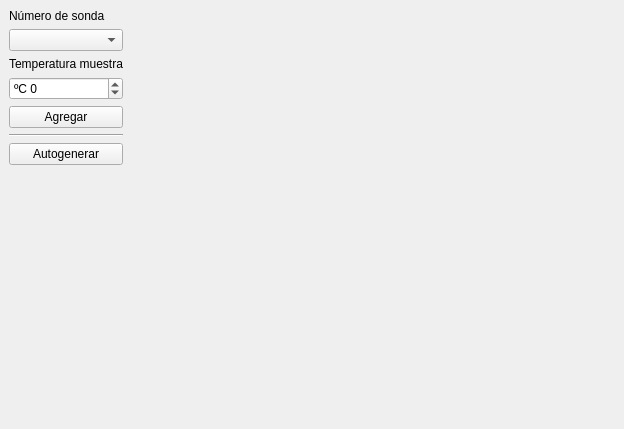
<?xml version="1.0" encoding="UTF-8"?>
<ui version="4.0">
 <class>MainWindow</class>
 <widget class="QMainWindow" name="MainWindow">
  <property name="geometry">
   <rect>
    <x>0</x>
    <y>0</y>
    <width>624</width>
    <height>429</height>
   </rect>
  </property>
  <property name="sizePolicy">
   <sizepolicy hsizetype="Preferred" vsizetype="Preferred">
    <horstretch>0</horstretch>
    <verstretch>0</verstretch>
   </sizepolicy>
  </property>
  <property name="windowTitle">
   <string>MainWindow</string>
  </property>
  <widget class="QWidget" name="centralwidget">
   <layout class="QHBoxLayout" name="horizontalLayout_3">
    <item>
     <layout class="QVBoxLayout" name="verticalLayout">
      <item>
       <widget class="QLabel" name="label_2">
        <property name="text">
         <string>Número de sonda</string>
        </property>
       </widget>
      </item>
      <item>
       <widget class="QComboBox" name="comboBox">
        <property name="placeholderText">
         <string/>
        </property>
       </widget>
      </item>
      <item>
       <widget class="QLabel" name="label">
        <property name="text">
         <string>Temperatura muestra</string>
        </property>
       </widget>
      </item>
      <item>
       <widget class="QSpinBox" name="spinBox">
        <property name="prefix">
         <string>ºC </string>
        </property>
        <property name="minimum">
         <number>-100</number>
        </property>
        <property name="maximum">
         <number>100</number>
        </property>
       </widget>
      </item>
      <item>
       <widget class="QPushButton" name="pushButton">
        <property name="text">
         <string>Agregar</string>
        </property>
       </widget>
      </item>
      <item>
       <widget class="Line" name="line">
        <property name="orientation">
         <enum>Qt::Horizontal</enum>
        </property>
       </widget>
      </item>
      <item>
       <widget class="QPushButton" name="pushButton_2">
        <property name="text">
         <string>Autogenerar</string>
        </property>
       </widget>
      </item>
      <item>
       <spacer name="verticalSpacer">
        <property name="orientation">
         <enum>Qt::Vertical</enum>
        </property>
        <property name="sizeHint" stdset="0">
         <size>
          <width>20</width>
          <height>40</height>
         </size>
        </property>
       </spacer>
      </item>
     </layout>
    </item>
    <item>
     <widget class="PlotWidget" name="widget" native="true">
      <property name="sizePolicy">
       <sizepolicy hsizetype="Expanding" vsizetype="Preferred">
        <horstretch>0</horstretch>
        <verstretch>0</verstretch>
       </sizepolicy>
      </property>
     </widget>
    </item>
   </layout>
  </widget>
 </widget>
 <customwidgets>
  <customwidget>
   <class>PlotWidget</class>
   <extends>QWidget</extends>
   <header location="global">pyqtgraph</header>
   <container>1</container>
  </customwidget>
 </customwidgets>
 <resources/>
 <connections/>
</ui>
